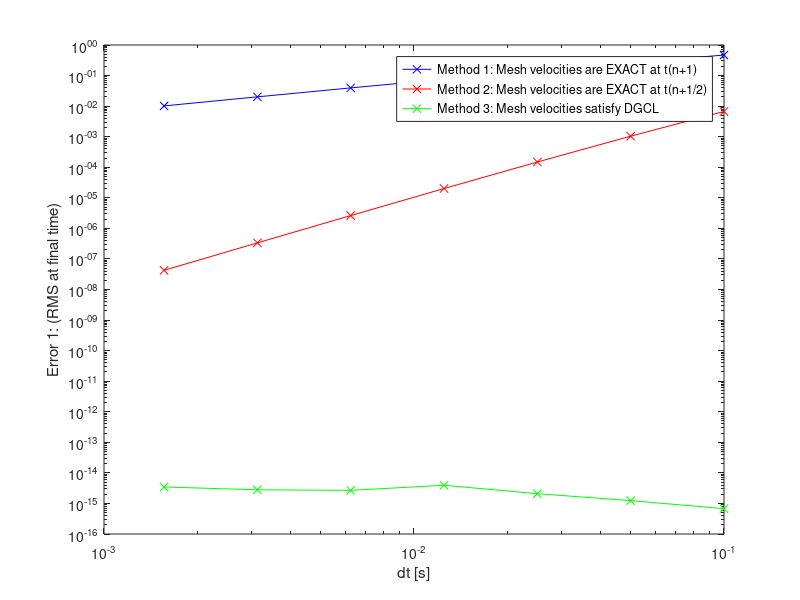
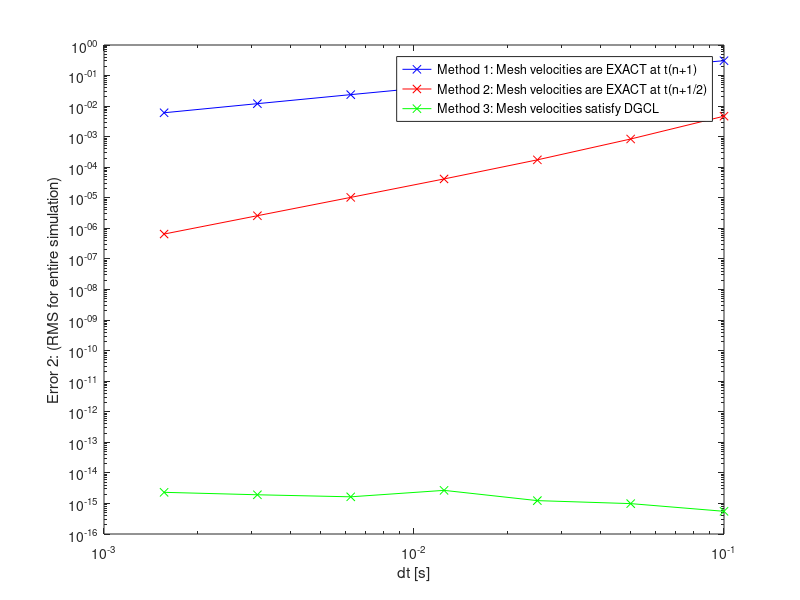

The MATLAB source for these figures, in order:
close all
clear all
%% Input data
N  = 20;        % number of cells

dt   = 0.1;     % time step
tend = 10;      % total simulation time

fmt = '--b';     % linecolor for plot of final solution

show_sol = 0;   % (=1) show intermediate solutions during simulation
 
u_ex = ones(N); % unsure: creates exact scalar field solution

%% Run simulation for decreasing dt
k_max = 6;
e1_arr = zeros(k_max, 3);
e2_arr = zeros(k_max, 3);
dt_arr = zeros(k_max, 1); 

alpha_BE = [1 -1 0]; % Time discretization coefficients (first step Backward Euler)
alpha_BDF = [1.5 -2 0.5]; % Time discretization coefficients (BDF)

for method = 1:1:3
    fprintf('\nRunning Method %d', method)
    for k=1:1:k_max+1
         dt = 0.1*2^(-(k-1)); % time-step
         dt_arr(k, 1) = dt; 
    
         e1 = 0; % error 1: RMS error at final time-step
         e2 = 0; % error 2: RMS error at all time-steps
    
        %% Initialisation
        dx = zeros(1,N);    % cell volumes
        xi = zeros(1,N+1);  % face centers
        x  = zeros(1,N);    % cell centers
        u  = ones(1,N);     % solution
        
        dx_tn = zeros(1,N);    % cell volumes at tn
        xi_tn = zeros(1,N+1);  % face centers at tn
        u_tn  = ones(1,N);     % solution at tn
        
        dx_tnm1 = zeros(1,N);    % cell volumes at tn-1
        xi_tnm1 = zeros(1,N+1);  % face centers at tn-1
        u_tnm1  = ones(1,N);     % solution at tn-1
        
        xi  = (0:N)/N;              % face centers
        xi0 = (0:N)/N;              % face centers at t=0
        x   = (1:N)/N - 0.5/N;      % cell centers
        dx  = xi(2:N+1) - xi(1:N);  % cell volumes

        L = zeros(N);   % Discretization matrix
        alpha = alpha_BE; % [1 -1 0]; % Time discretization coefficients (first step Backward Euler)
        %% Simulation loop
        for t=dt:dt:tend
          dx_tn = dx;  % store cell volume at tn
          xi_tn = xi;  % store face center at tn
          u_tn  = u;   % store solution at tn
          
          xi     = xi0 + sin(2*pi*t) * sin(2*pi*xi0) / N;   % face centers at tn+1
          dx     = xi(2:N+1)-xi(1:N);                       % cell volumes at tn+1
          x      = xi(1:N) + dx/2;                          % cell centers at tn+1
          
          dxidt_exnp1   = 2*pi*cos(2*pi*(t))*sin(2*pi*xi0) / N;         % exact face velocity at tn+1
          dxidt_exnp1_2 = 2*pi*cos(2*pi*(t-dt/2))*sin(2*pi*xi0) / N;    % exact face velocity at tn+1/2
        
          %% IMPLEMENTATION OF DGCL
          dxidt_dgcl    = (alpha(1) * xi + alpha(2) * xi_tn + alpha(3) * xi_tnm1) / dt; % face velocity satisfying D-GCL
          %%                            % face velocity satisfying D-GCL
          
          if (method == 1)
            dxidt = dxidt_exnp1;
          elseif (method ==2)
            dxidt = dxidt_exnp1_2;
          else
            dxidt = dxidt_dgcl;
            % fprintf("Method %i selected\n", 3);
          end
            
          % Setting up system to solve; for each cell:
          %
          %   (u*dx)^(n+1) - (u*dx)^n      
          %   ------------------------- - [ u_leftface * dxidt_leftface * (-1) + u_rightface * dxidt_rightface * (+1) ]^(n+1) = 0
          %             dt                 
          %
          % which can be written for the total system as:
          %
          % L u^(n+1) = (u*dx)^n
          %
          % We use a simple avarage to compute the solution at a cell face:
          %   u_face = 0.5 * (u_leftcell + u_rightcell)
          %
          % Internal cells
          for i=2:N-1
            L(i,i-1:i+1) = [0 alpha(1)*dx(i) 0] - dt * 0.5*[-dxidt(i) dxidt(i+1)-dxidt(i) dxidt(i+1)];
          end
          % Boundary cells
          L(1,1:2)   = [alpha(1)*dx(1) 0] - dt * 0.5*[dxidt(2)-2*dxidt(1) dxidt(2)];
          L(N,N-1:N) = [0 alpha(1)*dx(N)] - dt * 0.5*[-dxidt(N) 2*dxidt(N+1)-dxidt(N)];
           
          u = (L\(-alpha(2)*(dx_tn.*u_tn)'-alpha(3)*(dx_tnm1.*u_tnm1)'))';

          dx_tnm1 = dx_tn;
          u_tnm1  =  u_tn;
          xi_tnm1 = xi_tn;
          
          % After first time step we can use 
          alpha= alpha_BE;
        
          % error 1 computation
          if abs(t-tend) < 0.01*dt
              for i = 1:N
                e1 = e1 + (u(i)-u_ex(i))*(u(i)-u_ex(i));
              end
          end
        
          % error 2 computation
          for i=1:N
            e2 = e2 + (u(i)-u_ex(i))*(u(i)-u_ex(i));
          end

          if (show_sol)
            figure(1);
            hold off;
            plot(x,u,'-x');
            axis([0 1 0.8 1.2]);
        %    pause
            
          end

        end
        %% Error Computation
        e1 = sqrt(e1/N);
        M = round(tend/dt);
        e2 = sqrt(e2/(N*M));
    
        e1_arr(k, method) = e1;
        e2_arr(k, method) = e2;
    end
end

% error 1 plots 
figure(1);
hold("off");
loglog(dt_arr, e1_arr(:,1), 'b-x'); % method 1
hold("on");
loglog(dt_arr, e1_arr(:,2), 'r-x'); % method 2
loglog(dt_arr, e1_arr(:,3), 'g-x'); % method 3
legend('Method 1: Mesh velocities are EXACT at t(n+1)', 'Method 2: Mesh velocities are EXACT at t(n+1/2)','Method 3: Mesh velocities satisfy DGCL', 'Location', 'best')
xlabel('dt [s]')
ylabel('Error 1: (RMS at final time)')

% error 2 plots 
figure(2);
hold("off");
loglog(dt_arr, e2_arr(:,1), 'b-x'); % method 1
hold("on");
loglog(dt_arr, e2_arr(:,2), 'r-x'); % method 2
loglog(dt_arr, e2_arr(:,3), 'g-x'); % method 3
legend('Method 1: Mesh velocities are EXACT at t(n+1)', 'Method 2: Mesh velocities are EXACT at t(n+1/2)','Method 3: Mesh velocities satisfy DGCL','Location', 'best')
xlabel('dt [s]')
ylabel('Error 2: (RMS for entire simulation)')

%% error analysis
p_e1_method1 = polyfit(log(dt_arr), log(e1_arr(:,1)), 1);
p_e1_method2 = polyfit(log(dt_arr), log(e1_arr(:,2)), 1);
p_e2_method1 = polyfit(log(dt_arr), log(e2_arr(:,1)), 1);
p_e2_method2 = polyfit(log(dt_arr), log(e2_arr(:,2)), 1);

fprintf("\nMethod 1: Exact at tn+1:\nError1: %d\nError2: %d\n", p_e1_method1(1),p_e2_method1(1));
fprintf("\nMethod 2: Exact at tn+1/2:\nError1: %d\nError2: %d\n", p_e1_method2(1),p_e2_method2(1));

